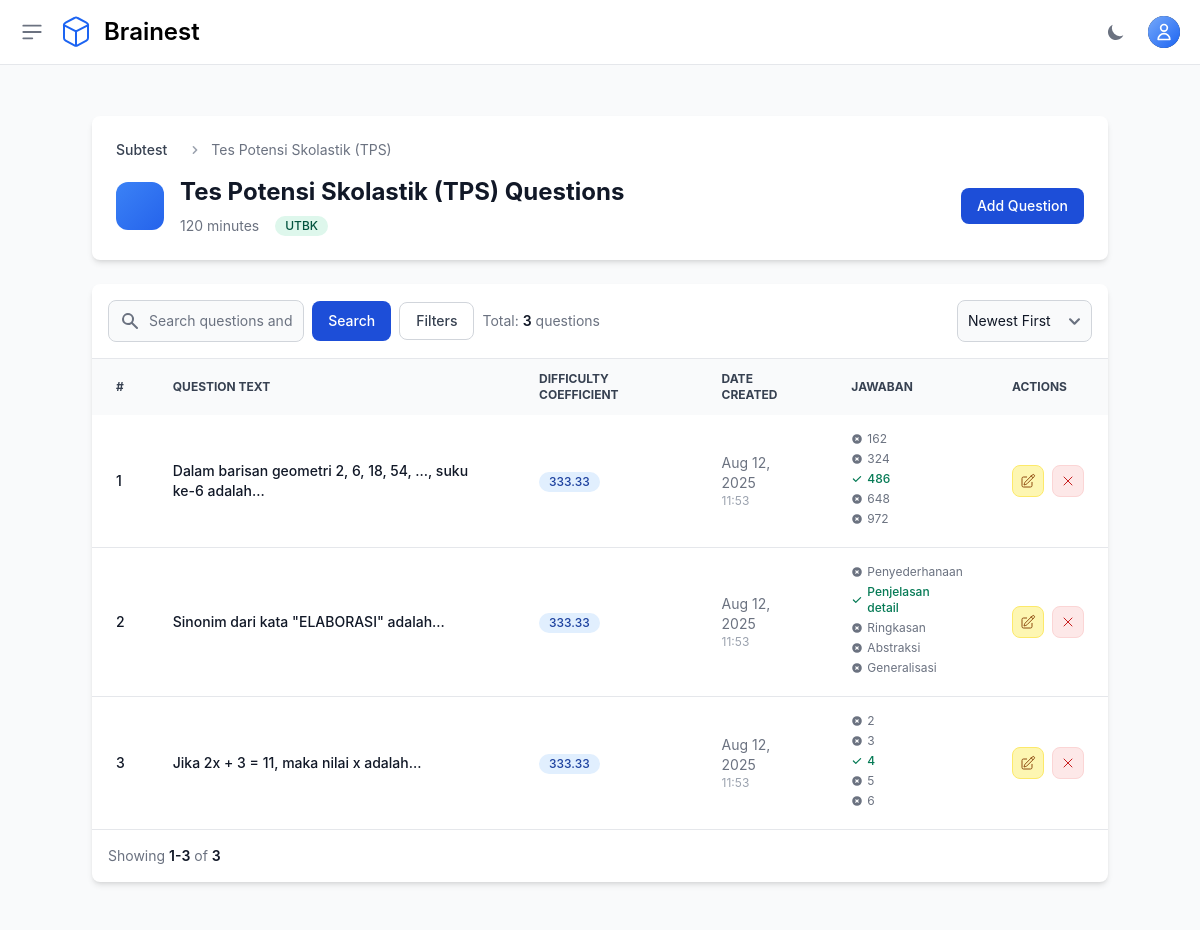
The app's page /teacher/categories/34/questions/ (signed in), older data.
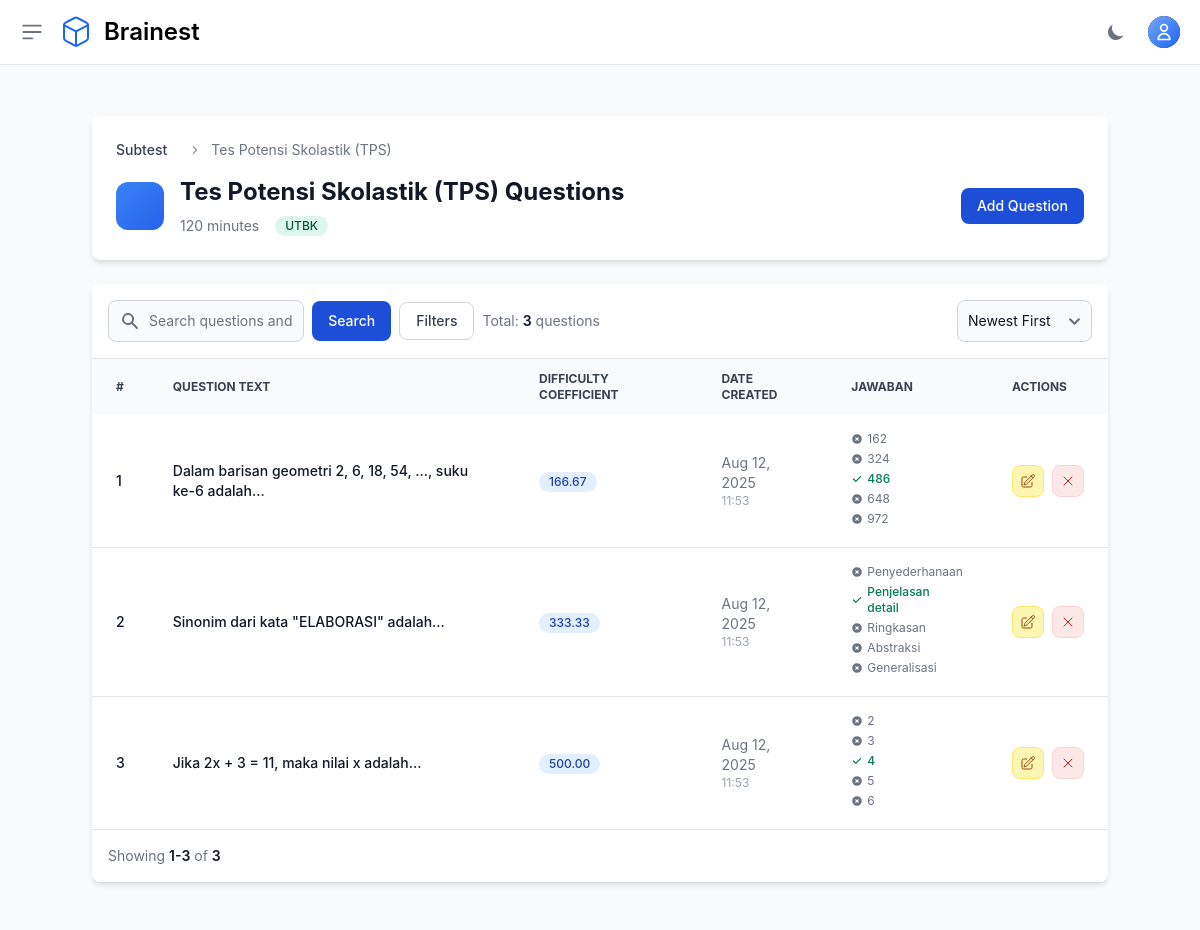
The same page, newer data.
### otosapp/models.py (models this page shows, shortened)
class Category(models.Model):
    SCORING_METHODS = [
        ('default', 'Default'),
        ('custom', 'Custom'),
        ('utbk', 'UTBK'),
    ]
    category_name = models.CharField(max_length=200)
    time_limit = models.IntegerField(default=60, help_text="Time limit in minutes (default: 60 minutes)")
    scoring_method = models.CharField(max_length=10, choices=SCORING_METHODS, default='default')
    passing_score = models.FloatField(default=75.0, help_text="Minimum score required to pass (0-100)")
    release_date = models.DateTimeField(default=timezone.now, help_text="Tanggal rilis subtest ini")
    created_by = models.ForeignKey(
        User,
        on_delete=models.SET_NULL,
        null=True,
        blank=True,
        related_name='categories_created',
        help_text='Teacher who created this category'
    )
    teachers = models.ManyToManyField(
        User,
        related_name='teaching_categories',
        blank=True,
        help_text='Additional teachers assigned to this category'
    )

class Question(models.Model):
    QUESTION_TYPES = [
        ('multiple_choice', 'Pilihan Ganda'),
        ('essay', 'Isian/Essay'),
    ]
    question_text = models.TextField('Text')
    pub_date = models.DateTimeField('date published')
    category = models.ForeignKey(Category, on_delete=models.CASCADE)
    custom_weight = models.FloatField(default=0, help_text="Custom weight for scoring (0-100)")
    difficulty_coefficient = models.FloatField(default=1.0, help_text="UTBK difficulty coefficient (auto-calculated)")
    question_type = models.CharField(max_length=20, choices=QUESTION_TYPES, default='multiple_choice', help_text="Tipe soal: pilihan ganda atau isian")
    correct_answer_text = models.TextField(blank=True, null=True, help_text="Jawaban benar untuk soal isian (pisahkan dengan koma jika ada beberapa jawaban yang benar)")
    explanation = models.TextField(blank=True, null=True, help_text="Pembahasan atau penjelasan mengapa jawabannya demikian (opsional)")

class Choice(models.Model):
    question = models.ForeignKey(Question, on_delete=models.CASCADE, related_name='choices')
    choice_text = models.TextField('Text')
    choice_image = models.ImageField(
        upload_to='choice_images/',
        blank=True,
        null=True,
        storage=get_storage,
        max_length=500,
        help_text="DEPRECATED: Use WYSIWYG editor in choice_text instead. Kept for existing data compatibility."
    )
    is_correct = models.BooleanField(default=False)

### otosapp/views.py (the view)
# urls.py: path('teacher/categories/<int:category_id>/questions/', views.teacher_question_list, name='teacher_question_list'),
@login_required
@admin_or_teacher_required
def teacher_question_list(request, category_id):
    category = get_object_or_404(Category, id=category_id)
    if not (request.user.is_admin() or category.created_by == request.user or category.teachers.filter(pk=request.user.pk).exists()):
        raise PermissionDenied
    questions = Question.objects.filter(category=category).order_by('-pub_date')
    paginator = Paginator(questions, 10)
    page = request.GET.get('page')
    try:
        questions_page = paginator.page(page)
    except PageNotAnInteger:
        questions_page = paginator.page(1)
    except EmptyPage:
        questions_page = paginator.page(paginator.num_pages)
    return render(request, 'teacher/question_list.html', {'questions': questions_page, 'category': category})

### otosapp/templates/teacher/question_list.html (shortened to what this page needs)
{% extends 'base.html' %}
{% load custom_filters %}
{% block content %}
<section class="bg-gray-50 dark:bg-gray-900 p-3 sm:p-5 antialiased">
  <div class="mx-auto max-w-screen-xl px-4 lg:px-12">
    <div class="bg-white dark:bg-gray-800 relative shadow-md sm:rounded-lg overflow-hidden mb-6">
      <div class="p-6">
        <nav class="flex mb-4" aria-label="Breadcrumb">
          <ol class="inline-flex items-center space-x-1 md:space-x-3">
            <li class="inline-flex items-center">
              <a href="{% url 'teacher_category_list' %}" class="inline-flex items-center text-sm font-medium text-gray-700 hover:text-primary-600 dark:text-gray-400 dark:hover:text-white">Subtest</a>
            </li>
            <li>
              <div class="flex items-center">
                <svg class="w-4 h-4 text-gray-400 mx-2" fill="currentColor" viewBox="0 0 20 20">
                  <path fill-rule="evenodd" d="M7.293 14.707a1 1 0 010-1.414L10.586 10 7.293 6.707a1 1 0 011.414-1.414l4 4a1 1 0 010 1.414l-4 4a1 1 0 01-1.414 0z" clip-rule="evenodd"></path>
                </svg>
                <span class="text-sm text-gray-500">{{ category.category_name }}</span>
              </div>
            </li>
          </ol>
        </nav>
        <div class="flex flex-col lg:flex-row items-start lg:items-center justify-between space-y-4 lg:space-y-0">
          <div class="flex items-center space-x-4">
            <div class="flex items-center justify-center w-12 h-12 bg-gradient-to-br from-primary-500 to-primary-600 rounded-xl">
              <svg class="w-6 h-6 text-white" fill="currentColor" viewBox="0 0 20 20"></svg>
            </div>
            <div>
              <h1 class="text-2xl font-bold text-gray-900 dark:text-white">{{ category.category_name }} Questions</h1>
              <div class="flex items-center space-x-4 mt-2">
                <span class="text-sm text-gray-500 dark:text-gray-400">{{ category.time_limit }} minutes</span>
                <span class="inline-flex items-center px-2.5 py-0.5 rounded-full text-xs font-medium {% if category.scoring_method == 'utbk' %}bg-green-100 text-green-800 dark:bg-green-900 dark:text-green-300{% elif category.scoring_method == 'custom' %}bg-purple-100 text-purple-800 dark:bg-purple-900 dark:text-purple-300{% else %}bg-blue-100 text-blue-800 dark:bg-blue-900 dark:text-blue-300{% endif %}">
                  {{ category.get_scoring_method_display }}
                </span>
              </div>
            </div>
          </div>
          <div class="flex flex-col sm:flex-row gap-3">
            <a href="{% url 'teacher_question_create' category.id %}" class="flex items-center justify-center text-white bg-primary-700 hover:bg-primary-800 focus:ring-4 focus:ring-primary-300 font-medium rounded-lg text-sm px-4 py-2 dark:bg-primary-600 dark:hover:bg-primary-700 focus:outline-none dark:focus:ring-primary-800">Add Question</a>
          </div>
        </div>
      </div>
    </div>
    <div class="bg-white dark:bg-gray-800 relative shadow-md sm:rounded-lg overflow-hidden">
      <div class="flex flex-col md:flex-row items-center justify-between space-y-3 md:space-y-0 md:space-x-4 p-4 border-b border-gray-200 dark:border-gray-700">
        <div class="w-full md:w-1/2">
          <form method="GET" class="flex items-center space-x-2">
            <div class="relative flex-1">
              <div class="absolute inset-y-0 left-0 flex items-center pl-3 pointer-events-none">
              </div>
              <input type="text" name="search" value="{{ request.GET.search }}" class="bg-gray-50 border border-gray-300 text-gray-900 text-sm rounded-lg focus:ring-primary-500 focus:border-primary-500 block w-full pl-10 p-2.5 dark:bg-gray-700 dark:border-gray-600 dark:placeholder-gray-400 dark:text-white" placeholder="Search questions and choices...">
            </div>
            <button type="submit" class="flex items-center justify-center px-4 py-2.5 text-sm font-medium text-white bg-primary-700 hover:bg-primary-800 focus:ring-4 focus:ring-primary-300 rounded-lg dark:bg-primary-600 dark:hover:bg-primary-700">Search</button>
            <button type="button" onclick="toggleFilters()" class="flex items-center justify-center px-4 py-2 text-sm font-medium text-gray-700 bg-white border border-gray-300 rounded-lg hover:bg-gray-50">Filters</button>
            <div class="ml-auto text-sm text-gray-500">Total: <span class="font-semibold text-gray-900 dark:text-white">{{ questions.paginator.count }}</span> questions</div>
          </form>
        </div>
        <div class="flex items-center space-x-2">
          <form method="GET" class="inline">
            <select name="sort" onchange="this.form.submit()" class="bg-gray-50 border border-gray-300 text-gray-900 text-sm rounded-lg p-2.5 dark:bg-gray-700 dark:border-gray-600 dark:text-white">
              <option value="-pub_date" {% if request.GET.sort == '-pub_date' or not request.GET.sort %}selected{% endif %}>Newest First</option>
            </select>
          </form>
        </div>
      </div>
      <div class="overflow-x-auto">
        <table class="w-full text-sm text-left text-gray-500 dark:text-gray-400">
          <thead class="text-xs text-gray-700 uppercase bg-gray-50 dark:bg-gray-700 dark:text-gray-400">
            <tr>
              <th scope="col" class="px-6 py-3">#</th>
              <th scope="col" class="px-6 py-3">Question Text</th>
              <th scope="col" class="px-6 py-3">Difficulty Coefficient</th>
              <th scope="col" class="px-6 py-3">Date Created</th>
              <th scope="col" class="px-6 py-3 choices-mobile-hidden">Jawaban</th>
              <th scope="col" class="px-6 py-3">Actions</th>
            </tr>
          </thead>
          <tbody>
            {% for question in questions %}
            <tr class="border-b dark:border-gray-700 hover:bg-gray-50 dark:hover:bg-gray-700 transition-colors">
              <td class="px-6 py-4 text-sm font-medium text-gray-900 dark:text-white">{{ forloop.counter }}</td>
              <td class="px-6 py-4">
                <div class="max-w-md">
                  <div class="text-sm font-medium text-gray-900 dark:text-white line-clamp-2">
                    {{ question.question_text|smart_question_text|striptags|truncatechars:100 }}
                  </div>
                </div>
              </td>
              <td class="px-6 py-4">
                <span class="inline-flex items-center px-2.5 py-0.5 rounded-full text-xs font-medium bg-blue-100 text-blue-800 dark:bg-blue-900 dark:text-blue-300">
                  {{ question.difficulty_coefficient|default:question.custom_weight|floatformat:2|default:'-' }}
                </span>
              </td>
              <td class="px-6 py-4 text-sm text-gray-500 dark:text-gray-400">
                {% if question.pub_date %}
                  {{ question.pub_date|date:'M d, Y' }}
                  <div class="text-xs text-gray-400 dark:text-gray-500">{{ question.pub_date|time:'H:i' }}</div>
                {% endif %}
              </td>
              <td class="px-6 py-4 choices-mobile-hidden">
                <div class="max-w-xs choices-container">
                  {% if question.question_type == 'essay' %}
                    <div class="flex items-start">
                      <div class="flex-1">
                        <div class="text-sm text-gray-900 dark:text-white font-medium">
                          {{ question.correct_answer_text|truncatechars:50 }}
                        </div>
                        {% if question.correct_answer_text|length > 50 %}
                        <button onclick="toggleEssayAnswer({{ forloop.counter }})" class="text-xs text-primary-600 hover:text-primary-700 dark:text-primary-400 mt-1">
                          Show full answer
                        </button>
                        <div id="essay-answer-{{ forloop.counter }}" class="hidden mt-2 text-sm text-gray-700 dark:text-gray-300 p-3 bg-gray-50 dark:bg-gray-800 rounded-lg border border-gray-200 dark:border-gray-600">
                          {{ question.correct_answer_text }}
                        </div>
                        {% endif %}
                      </div>
                    </div>
                  {% else %}
                    {% for choice in question.choices.all %}
                    <div class="flex items-center space-x-1 text-xs mb-1">
                      {% if choice.is_correct %}
                        <div class="flex items-center text-green-600">
                          <svg class="w-3 h-3 mr-1 flex-shrink-0" fill="currentColor" viewBox="0 0 20 20">
                            <path fill-rule="evenodd" d="M16.707 5.293a1 1 0 010 1.414l-8 8a1 1 0 01-1.414 0l-4-4a1 1 0 011.414-1.414L8 12.586l7.293-7.293a1 1 0 011.414 0z" clip-rule="evenodd"></path>
                          </svg>
                          <span class="font-medium">{{ choice.choice_text|smart_question_text|striptags|truncatechars:25 }}</span>
                        </div>
                      {% else %}
                        <div class="flex items-center text-gray-500 dark:text-gray-400">
                          <span>{{ choice.choice_text|smart_question_text|striptags|truncatechars:25 }}</span>
                        </div>
                      {% endif %}
                    </div>
                    {% endfor %}
                  {% endif %}
                </div>
              </td>
              <td class="px-6 py-4">
                <div class="flex items-center space-x-2">
                  <a href="{% url 'teacher_question_update' question.id %}" class="flex items-center justify-center w-8 h-8 text-sm font-medium text-yellow-700 bg-yellow-100 border border-yellow-200 rounded-lg hover:bg-yellow-200 dark:bg-yellow-900 dark:text-yellow-300 dark:border-yellow-700 dark:hover:bg-yellow-800" title="Edit">
                  </a>
                  <button type="button" data-delete-id="{{ question.id }}" data-modal-target="deleteModal" data-modal-toggle="deleteModal" class="delete-btn flex items-center justify-center w-8 h-8 text-sm font-medium text-red-700 bg-red-100 border border-red-200 rounded-lg hover:bg-red-200 dark:bg-red-900 dark:text-red-300 dark:border-red-700 dark:hover:bg-red-800" title="Delete">
                    <svg xmlns="http://www.w3.org/2000/svg" fill="none" viewBox="0 0 24 24" stroke-width="1.5" stroke="currentColor" class="w-4 h-4">
                      <path stroke-linecap="round" stroke-linejoin="round" d="M6 18 18 6M6 6l12 12" />
                    </svg>
                  </button>
                </div>
              </td>
            </tr>
            {% endfor %}
          </tbody>
        </table>
      </div>
      <nav class="flex flex-col md:flex-row justify-between items-start md:items-center space-y-3 md:space-y-0 p-4">
        <span class="text-sm font-normal text-gray-500 dark:text-gray-400">Showing <span class="font-semibold text-gray-900 dark:text-white">{{ questions.start_index }}-{{ questions.end_index }}</span> of <span class="font-semibold text-gray-900 dark:text-white">{{ questions.paginator.count }}</span></span>
      </nav>
    </div>
  </div>
</section>
{% endblock %}

Row changes from the older to the newer data that the page shows:
changed Question "Dalam barisan geometri 2, 6, 18, 54, ..., suku ke-6 adalah...": difficulty_coefficient "333.33" → "166.67"
changed Question "Jika 2x + 3 = 11, maka nilai x adalah...": difficulty_coefficient "333.33" → "500.00"
